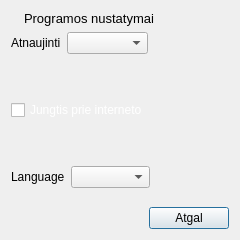
<?xml version="1.0" encoding="UTF-8"?>
<ui version="4.0">
 <class>Settings</class>
 <widget class="QDialog" name="Settings">
  <property name="windowModality">
   <enum>Qt::ApplicationModal</enum>
  </property>
  <property name="geometry">
   <rect>
    <x>0</x>
    <y>0</y>
    <width>240</width>
    <height>240</height>
   </rect>
  </property>
  <property name="sizePolicy">
   <sizepolicy hsizetype="Expanding" vsizetype="Expanding">
    <horstretch>0</horstretch>
    <verstretch>0</verstretch>
   </sizepolicy>
  </property>
  <property name="windowTitle">
   <string>Nustatymai</string>
  </property>
  <property name="windowIcon">
   <iconset resource="Images.qrc">
    <normaloff>:/images/bok_title.png</normaloff>:/images/bok_title.png</iconset>
  </property>
  <layout class="QVBoxLayout" name="verticalLayout" stretch="1,5,0,5,0,5,10,1">
   <item>
    <widget class="QLabel" name="header">
     <property name="palette">
      <palette>
       <active>
        <colorrole role="Text">
         <brush brushstyle="SolidPattern">
          <color alpha="255">
           <red>255</red>
           <green>255</green>
           <blue>255</blue>
          </color>
         </brush>
        </colorrole>
       </active>
       <inactive>
        <colorrole role="Text">
         <brush brushstyle="SolidPattern">
          <color alpha="255">
           <red>255</red>
           <green>255</green>
           <blue>255</blue>
          </color>
         </brush>
        </colorrole>
       </inactive>
       <disabled>
        <colorrole role="Text">
         <brush brushstyle="SolidPattern">
          <color alpha="255">
           <red>106</red>
           <green>104</green>
           <blue>100</blue>
          </color>
         </brush>
        </colorrole>
       </disabled>
      </palette>
     </property>
     <property name="font">
      <font>
       <pointsize>10</pointsize>
      </font>
     </property>
     <property name="styleSheet">
      <string notr="true">#header{
border-image:url(:/images/lucky.png);
padding-left:10px;
}</string>
     </property>
     <property name="text">
      <string>Programos nustatymai</string>
     </property>
    </widget>
   </item>
   <item>
    <layout class="QHBoxLayout" name="horizontalLayout_2" stretch="0,5,5">
     <item>
      <widget class="QLabel" name="label">
       <property name="palette">
        <palette>
         <active>
          <colorrole role="Text">
           <brush brushstyle="SolidPattern">
            <color alpha="255">
             <red>255</red>
             <green>255</green>
             <blue>255</blue>
            </color>
           </brush>
          </colorrole>
         </active>
         <inactive>
          <colorrole role="Text">
           <brush brushstyle="SolidPattern">
            <color alpha="255">
             <red>255</red>
             <green>255</green>
             <blue>255</blue>
            </color>
           </brush>
          </colorrole>
         </inactive>
         <disabled>
          <colorrole role="Text">
           <brush brushstyle="SolidPattern">
            <color alpha="255">
             <red>106</red>
             <green>104</green>
             <blue>100</blue>
            </color>
           </brush>
          </colorrole>
         </disabled>
        </palette>
       </property>
       <property name="text">
        <string>Atnaujinti</string>
       </property>
      </widget>
     </item>
     <item>
      <widget class="QComboBox" name="comboUpdateFrequency"/>
     </item>
     <item>
      <spacer name="horizontalSpacer_2">
       <property name="orientation">
        <enum>Qt::Horizontal</enum>
       </property>
       <property name="sizeHint" stdset="0">
        <size>
         <width>40</width>
         <height>20</height>
        </size>
       </property>
      </spacer>
     </item>
    </layout>
   </item>
   <item>
    <spacer name="verticalSpacer_2">
     <property name="orientation">
      <enum>Qt::Vertical</enum>
     </property>
     <property name="sizeHint" stdset="0">
      <size>
       <width>20</width>
       <height>40</height>
      </size>
     </property>
    </spacer>
   </item>
   <item>
    <widget class="QCheckBox" name="cbEnableInternet">
     <property name="palette">
      <palette>
       <active>
        <colorrole role="WindowText">
         <brush brushstyle="SolidPattern">
          <color alpha="255">
           <red>255</red>
           <green>255</green>
           <blue>255</blue>
          </color>
         </brush>
        </colorrole>
        <colorrole role="Text">
         <brush brushstyle="SolidPattern">
          <color alpha="255">
           <red>255</red>
           <green>255</green>
           <blue>255</blue>
          </color>
         </brush>
        </colorrole>
        <colorrole role="ButtonText">
         <brush brushstyle="SolidPattern">
          <color alpha="255">
           <red>255</red>
           <green>255</green>
           <blue>255</blue>
          </color>
         </brush>
        </colorrole>
       </active>
       <inactive>
        <colorrole role="WindowText">
         <brush brushstyle="SolidPattern">
          <color alpha="255">
           <red>255</red>
           <green>255</green>
           <blue>255</blue>
          </color>
         </brush>
        </colorrole>
        <colorrole role="Text">
         <brush brushstyle="SolidPattern">
          <color alpha="255">
           <red>255</red>
           <green>255</green>
           <blue>255</blue>
          </color>
         </brush>
        </colorrole>
        <colorrole role="ButtonText">
         <brush brushstyle="SolidPattern">
          <color alpha="255">
           <red>255</red>
           <green>255</green>
           <blue>255</blue>
          </color>
         </brush>
        </colorrole>
       </inactive>
       <disabled>
        <colorrole role="WindowText">
         <brush brushstyle="SolidPattern">
          <color alpha="255">
           <red>106</red>
           <green>104</green>
           <blue>100</blue>
          </color>
         </brush>
        </colorrole>
        <colorrole role="Text">
         <brush brushstyle="SolidPattern">
          <color alpha="255">
           <red>106</red>
           <green>104</green>
           <blue>100</blue>
          </color>
         </brush>
        </colorrole>
        <colorrole role="ButtonText">
         <brush brushstyle="SolidPattern">
          <color alpha="255">
           <red>106</red>
           <green>104</green>
           <blue>100</blue>
          </color>
         </brush>
        </colorrole>
       </disabled>
      </palette>
     </property>
     <property name="text">
      <string>Jungtis prie interneto</string>
     </property>
    </widget>
   </item>
   <item>
    <spacer name="verticalSpacer_3">
     <property name="orientation">
      <enum>Qt::Vertical</enum>
     </property>
     <property name="sizeHint" stdset="0">
      <size>
       <width>20</width>
       <height>40</height>
      </size>
     </property>
    </spacer>
   </item>
   <item>
    <layout class="QHBoxLayout" name="horizontalLayout_3" stretch="0,5,5">
     <item>
      <widget class="QLabel" name="labelLanguage">
       <property name="text">
        <string>Language</string>
       </property>
      </widget>
     </item>
     <item>
      <widget class="QComboBox" name="comboLanguage"/>
     </item>
     <item>
      <spacer name="horizontalSpacer_3">
       <property name="orientation">
        <enum>Qt::Horizontal</enum>
       </property>
       <property name="sizeHint" stdset="0">
        <size>
         <width>40</width>
         <height>20</height>
        </size>
       </property>
      </spacer>
     </item>
    </layout>
   </item>
   <item>
    <spacer name="verticalSpacer">
     <property name="orientation">
      <enum>Qt::Vertical</enum>
     </property>
     <property name="sizeHint" stdset="0">
      <size>
       <width>20</width>
       <height>40</height>
      </size>
     </property>
    </spacer>
   </item>
   <item>
    <layout class="QHBoxLayout" name="horizontalLayout" stretch="8,4">
     <item>
      <spacer name="horizontalSpacer">
       <property name="orientation">
        <enum>Qt::Horizontal</enum>
       </property>
       <property name="sizeHint" stdset="0">
        <size>
         <width>40</width>
         <height>20</height>
        </size>
       </property>
      </spacer>
     </item>
     <item>
      <widget class="QPushButton" name="btnBack">
       <property name="sizePolicy">
        <sizepolicy hsizetype="Minimum" vsizetype="Minimum">
         <horstretch>0</horstretch>
         <verstretch>10</verstretch>
        </sizepolicy>
       </property>
       <property name="styleSheet">
        <string notr="true">#btnBack{
border-image:url(:/images/batonas.png);
}</string>
       </property>
       <property name="text">
        <string>Atgal</string>
       </property>
      </widget>
     </item>
    </layout>
   </item>
  </layout>
 </widget>
 <resources>
  <include location="Images.qrc"/>
 </resources>
 <connections/>
</ui>
